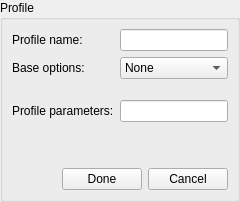
         <widget class="QWidget" name="page">
          <layout class="QHBoxLayout" name="horizontalLayout_7">
           <property name="margin">
            <number>0</number>
           </property>
           <item>
            <widget class="QGroupBox" name="groupBox_8">
             <property name="title">
              <string>Profile</string>
             </property>
             <layout class="QVBoxLayout" name="verticalLayout_10">
              <item>
               <layout class="QGridLayout" name="gridLayout_4">
                <item row="0" column="0">
                 <widget class="QLabel" name="label">
                  <property name="text">
                   <string>Profile name: </string>
                  </property>
                  <property name="buddy">
                   <cstring>profileNameLine</cstring>
                  </property>
                 </widget>
                </item>
                <item row="0" column="1">
                 <widget class="QLineEdit" name="profileNameLine"/>
                </item>
                <item row="3" column="0">
                 <widget class="QLabel" name="label_3">
                  <property name="text">
                   <string>Profile parameters:</string>
                  </property>
                  <property name="buddy">
                   <cstring>lineScanParameters</cstring>
                  </property>
                 </widget>
                </item>
                <item row="3" column="1">
                 <widget class="QLineEdit" name="lineScanParameters">
                  <property name="readOnly">
                   <bool>true</bool>
                  </property>
                 </widget>
                </item>
                <item row="1" column="0">
                 <widget class="QLabel" name="baseLabelCombo">
                  <property name="text">
                   <string>Base options:</string>
                  </property>
                  <property name="buddy">
                   <cstring>comboBaseOptions</cstring>
                  </property>
                 </widget>
                </item>
                <item row="1" column="1">
                 <widget class="QComboBox" name="comboBaseOptions">
                  <item>
                   <property name="text">
                    <string>None</string>
                   </property>
                  </item>
                 </widget>
                </item>
                <item row="2" column="1">
                 <spacer name="verticalSpacer_8">
                  <property name="orientation">
                   <enum>Qt::Vertical</enum>
                  </property>
                  <property name="sizeType">
                   <enum>QSizePolicy::Fixed</enum>
                  </property>
                  <property name="sizeHint" stdset="0">
                   <size>
                    <width>20</width>
                    <height>15</height>
                   </size>
                  </property>
                 </spacer>
                </item>
               </layout>
              </item>
              <item>
               <spacer name="verticalSpacer_7">
                <property name="orientation">
                 <enum>Qt::Vertical</enum>
                </property>
                <property name="sizeHint" stdset="0">
                 <size>
                  <width>20</width>
                  <height>40</height>
                 </size>
                </property>
               </spacer>
              </item>
              <item>
               <layout class="QHBoxLayout" name="horizontalLayout_2">
                <item>
                 <spacer name="horizontalSpacer">
                  <property name="orientation">
                   <enum>Qt::Horizontal</enum>
                  </property>
                  <property name="sizeHint" stdset="0">
                   <size>
                    <width>40</width>
                    <height>20</height>
                   </size>
                  </property>
                 </spacer>
                </item>
                <item>
                 <widget class="QPushButton" name="doneButton">
                  <property name="text">
                   <string>Done</string>
                  </property>
                  <property name="icon">
                   <iconset resource="../../../mainwin.qrc">
                    <normaloff>:/images/images/dialog-ok-apply.png</normaloff>:/images/images/dialog-ok-apply.png</iconset>
                  </property>
                 </widget>
                </item>
                <item>
                 <widget class="QPushButton" name="cancelButton">
                  <property name="text">
                   <string>Cancel</string>
                  </property>
                  <property name="icon">
                   <iconset resource="../../../mainwin.qrc">
                    <normaloff>:/images/images/button_cancel.png</normaloff>:/images/images/button_cancel.png</iconset>
                  </property>
                 </widget>
                </item>
               </layout>
              </item>
             </layout>
            </widget>
           </item>
          </layout>
         </widget>
